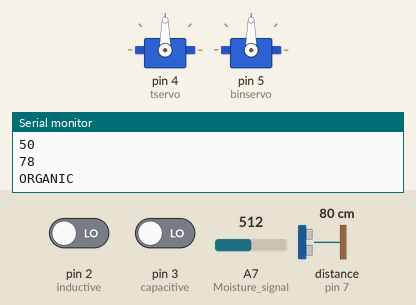
A sketch run on a simulated Arduino Nano, built with avr-gcc and run on an emulated ATmega328P. On the bench: 2 × servo, the last lines printed to the serial monitor. Wiring (inferred from the names in the program): ultrasonic range finder: trigger pin 6; echo pin 7. The test bench sets the inputs (shaded band); at power-on: A7 (Moisture_signal) = 512, pin 3 (capacitive) LOW, pin 2 (inductive) LOW, distance to the obstacle (sensor on pin 7) 80 cm. The echo pulse lasts 58.3 µs per cm.

Above: at 5.4 s.
5.5 s: A7 (Moisture_signal) set to 815
At 5.81 s:
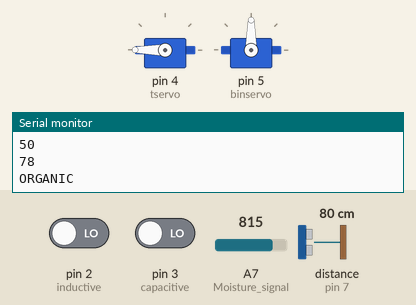
11.0 s: A7 (Moisture_signal) set to 836
At 12.0 s:
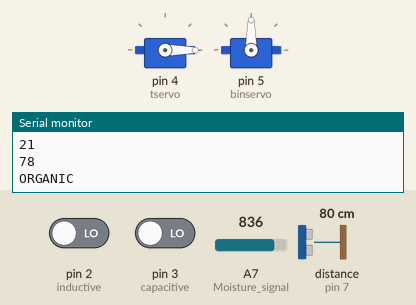
16.5 s: pin 3 (capacitive) driven HIGH
At 17.2 s:
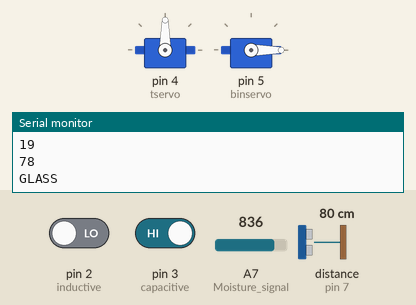
24.1 s: pin 2 (inductive) driven HIGH
Timing chart, 0 to 35.2 s (numbered marks = the images above; inputs shaded):
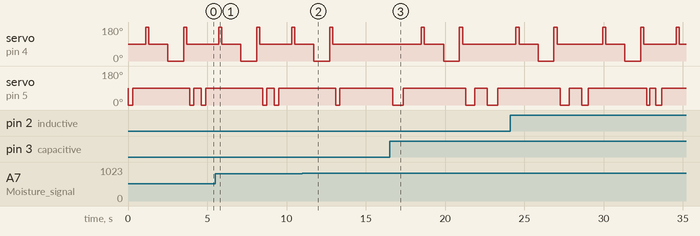

The sketch:

trash_sorter.ino
```cpp
const int inductive=2;
const int capacitive=3;
const int trigPin = 6;
const int echoPin = 7;
int Moisture_signal = A7;
long duration;
int distance;

int i = 0;

#include <Servo.h>

Servo tservo;
Servo binservo;

void setup() {
   pinMode(inductive, INPUT);
   pinMode(capacitive, INPUT);
   pinMode(trigPin, OUTPUT);
   pinMode(echoPin, INPUT);
   tservo.attach(4);
   binservo.attach(5);

   Serial.begin(9600);
   Serial.println("Running...");
}

void loop() {
 int moisture_method_call = moisture(Moisture_signal);
 int inductive_method_call = inductive_method(inductive);
 int capacitive_method_call = capacitive_method(capacitive);
 int dis_method_call = dis(trigPin, echoPin);

//  Serial.print("Moisture Percentage - ");
 Serial.println(moisture_method_call);
 Serial.println(dis_method_call);
//  Serial.print("Inductive Value - ");
//  Serial.println(inductive_method_call);
//  Serial.print("Capacitive Value - ");
//  Serial.println(capacitive_method_call);

    if(inductive_method_call == HIGH)
    {
      i += 1;
      Serial.println("METAL");
      binservo.write(0);
      delay(400); //315 degress
      binservo.write(90);
      delay(400);

      delay(500);

      tservo.write(180);
      delay(200);
      tservo.write(90);
      delay(200);

      delay(1000);

      tservo.write(0);

      delay(1000);

      tservo.write(180);
      delay(200);
      tservo.write(90);
      delay(200);

      binservo.write(0);
      delay(168); //315 degress
      binservo.write(90);
      delay(168);
    }
    else if(capacitive_method_call == HIGH)
    {
      i += 1;
      Serial.println("GLASS");
      binservo.write(0);
      delay(650); //158
      binservo.write(90);
      delay(650);

      delay(500);

      tservo.write(180);
      delay(200);
      tservo.write(90);
      delay(200);

      delay(1000);

      tservo.write(0);

      delay(1000);

      tservo.write(180);
      delay(200);
      tservo.write(90);
      delay(200);


      binservo.write(0);
      delay(580); //315 degress
      binservo.write(90);
      delay(580);

    }
    else if(moisture_method_call >= 20)
    {
      i += 1;
      Serial.println("ORGANIC");
      binservo.write(0);
      delay(300); //335 degress
      binservo.write(90);
      delay(300);

      delay(500);

      tservo.write(180);
      delay(200);
      tservo.write(90);
      delay(200);

      delay(1000);

      tservo.write(0);

      delay(1000);

      tservo.write(180);
      delay(200);
      tservo.write(90);
      delay(200);

      binservo.write(0);
      delay(250); //315 degress
      binservo.write(90);
      delay(250);
    }

 delay(200);
}

int moisture(int Moisture_signal){
 int Moisture = analogRead(Moisture_signal);
 int per = 101-(Moisture/10.23);
 return per;
}

int inductive_method(int inductive){
 int inductive_value = digitalRead(inductive);
 return inductive_value;
}

int capacitive_method(int capacitive){
 int capacitive_value = digitalRead(capacitive);
 return capacitive_value;
}

int dis(int trigPin, int echoPin)
{
  digitalWrite(trigPin, LOW);
  delayMicroseconds(2);

  digitalWrite(trigPin, HIGH);
  delayMicroseconds(10);
  digitalWrite(trigPin, LOW);

  duration = pulseIn(echoPin, HIGH);

  distance = duration * 0.034 / 2;

  return distance;
}
```

Measured:
- the behaviour switches between 828 and 829 on A7 (Moisture_signal) (found by bisection; images 1 and 2)
- after the input at 11.0 s, servo on pin 4 (tservo): goes on until 12.9 s, then stays 90°; servo on pin 5 (binservo): goes on until 13.4 s, then stays 90°
- after the input at 16.5 s, servo on pin 4 (tservo): 90° → 180° after 2.0 s, → 90° 0.20 s later, → 0° 1.2 s later, → 180° 1.0 s later, … (5 changes in this stretch); servo on pin 5 (binservo): goes 0° 0.65 s, 90° 4.0 s, 0° 0.58 s, 90° 0.79 s, 0° 0.65 s, then 90°, starting after 0.20 s
